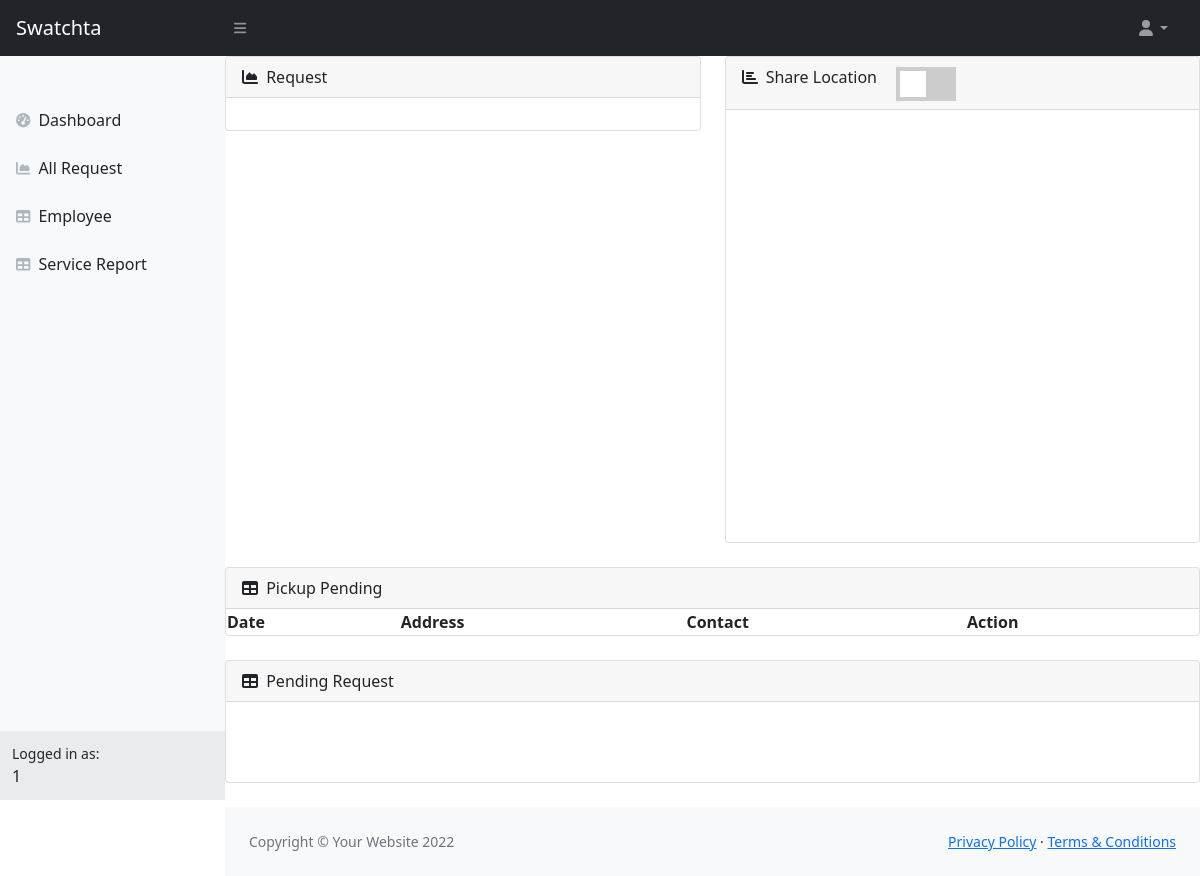
The page /employee.php (signed in) on the database as committed earlier.
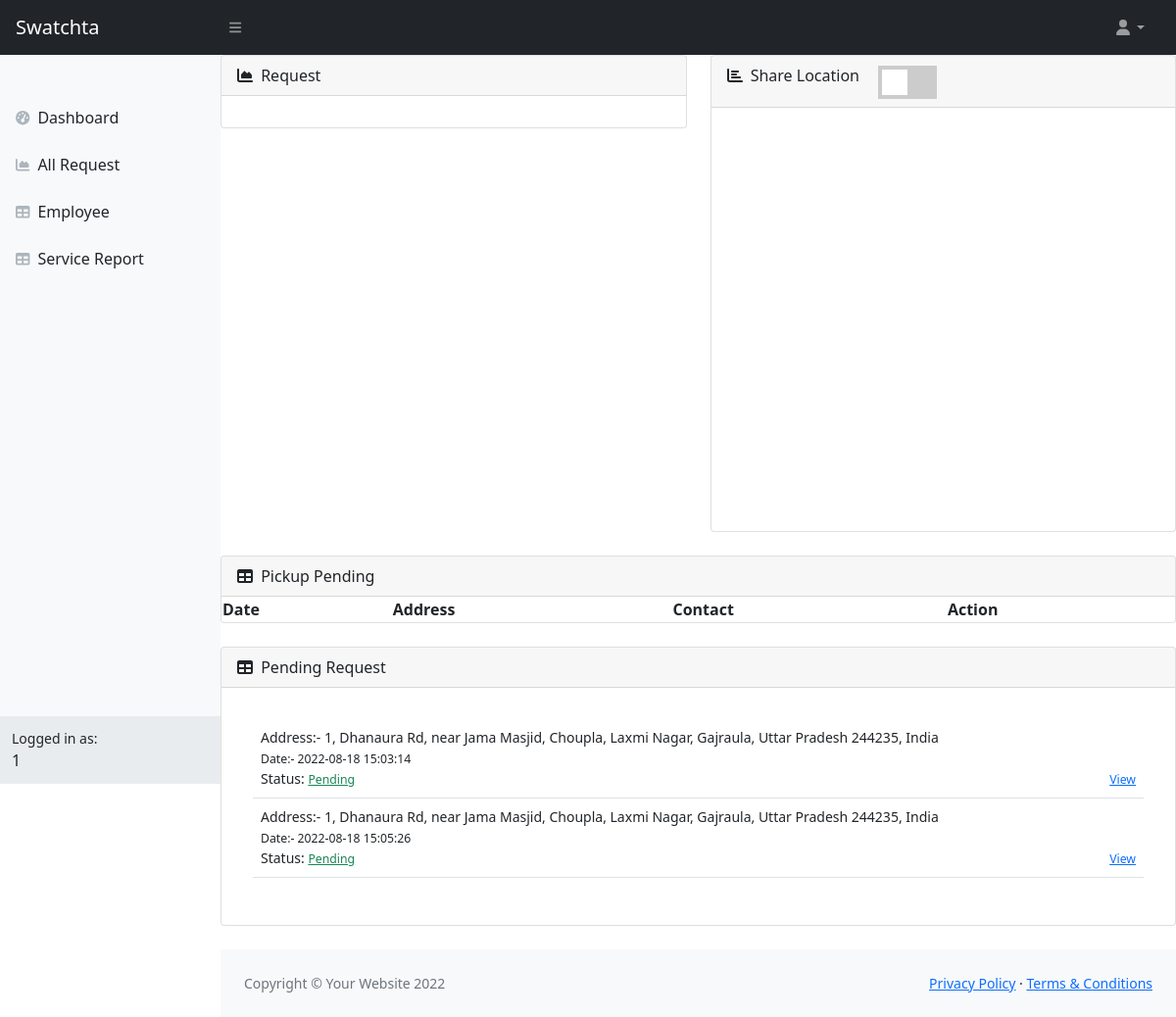
The same page on the database as committed later.
### tables this page shows
CREATE TABLE `service` (
  `id` int(255) NOT NULL,
  `address` varchar(255) DEFAULT NULL,
  `latt` varchar(255) DEFAULT NULL,
  `lon` varchar(255) DEFAULT NULL,
  `image` varchar(255) DEFAULT NULL,
  `allocated_to` int(11) DEFAULT NULL,
  `status` int(11) DEFAULT NULL COMMENT '-1 close 0withdw 1 new  2allocate 3accpt 4complete ',
  `citizen_id` int(11) DEFAULT NULL,
  `remark` varchar(255) DEFAULT NULL,
  `description` varchar(255) DEFAULT NULL,
  `contact` int(255) DEFAULT NULL,
  `date` timestamp NOT NULL DEFAULT current_timestamp()
);

### employee.php (the view, shortened to what this page needs)
<?php require_once('header.php') ?>
<div id="layoutSidenav_content">
    <main>
        <div class="row">
            <div class="col-xl-6">
                <div class="card mb-4">
                    <div class="card-header">
                        <i class="fas fa-chart-area me-1"></i>
                        Request
                    </div>
                    <div class="card-body">
                    </div>
                </div>
            </div>
            <div class="col-xl-6">
                <div class="card mb-4">
                    <div class="card-header">
                        <i class="fas fa-chart-bar me-1"></i>
                        Share Location <small> &nbsp &nbsp <label class="switch">
                                <span class="slider"></span>
                            </label></small>
                    </div>
                    <div class="card-body">
                        <div id="myMap" >
                        </div>
                    </div>
                </div>
            </div>
        </div>
        <div class="card mb-4">
            <div class="card-header">
                <i class="fas fa-table me-1"></i>
                 Pickup Pending
            </div>
            <table id="datatablesSimple">
                        <thead>
                            <tr>
                                <th>Date</th>
                                <th>Address</th>
                                <th>Contact</th>
                                <th>Action</th>
                            </tr>
                        </thead>
                    </table>
        </div>
        <div class="card mb-4">
            <div class="card-header">
                <i class="fas fa-table me-1"></i>
                Pending Request
            </div>
            <div class="card-body">
                <div class="card-body">
                    <table class="table table-responsive">
                        <?php
                        $id = $_SESSION["login_user"]["id"];
                        $sql1 = "Select * from service where allocated_to=$id and status=2 ";
                        if (!$result = mysqli_query($conn, $sql1)) {
                            echo mysqli_errno($conn);
                        } else {
                            while ($res = mysqli_fetch_assoc($result)) {
                        ?>
                                <tr>
                                    <td>
                                        Address:- <?php echo $res["address"]; ?>
                                        <br>
                                        <small>Date:- <?php echo $res["date"]; ?></small><br>
                                        Status:
                                        <?php if ($res["status"] == 0) { ?>
                                            <small>
                                                <a class="text-danger">Close </a>
                                            </small>
                                        <?php } else if ($res["status"] == 2) { ?>
                                            <small>
                                                <a class="text-success">Pending </a>
                                            </small>
                                        <?php } ?>
                                        <div style="float:right;">
                                            <small>
                                                <a href="EmpAction.php?id=<?php echo $res['id'] ?>">View </a>
                                            </small>
                                        </div>
                                    </td>
                                </tr>
                        <?php }
                        } ?>
                    </table>
                </div>
            </div>
        </div>
    </main>
    <?php require_once('footer.php') ?>
</div>
</body>
</html>

### header.php (shortened to what this page needs)
<?php
$user = $_SESSION["login_user"];
?>
<!DOCTYPE html>
<html lang="en">
<head>
    <link href="css/styles.css" rel="stylesheet" />
    <link rel="stylesheet" href="sweetalert2.min.css">
</head>
<body class="sb-nav-fixed">
    <nav class="sb-topnav navbar navbar-expand navbar-dark bg-dark">
        <a class="navbar-brand ps-3" href="index.html">Swatchta</a>
        <button class="btn btn-link btn-sm order-1 order-lg-0 me-4 me-lg-0" id="sidebarToggle" href="#!"><i class="fas fa-bars"></i></button>
        <ul class="navbar-nav ms-auto ms-md-0 me-3 me-lg-4">
            <li class="nav-item dropdown">
                <a class="nav-link dropdown-toggle" id="navbarDropdown" href="#" role="button" data-bs-toggle="dropdown" aria-expanded="false"><i class="fas fa-user fa-fw"></i></a>
            </li>
        </ul>
    </nav>
    <div id="layoutSidenav">
        <div id="layoutSidenav_nav">
            <nav class="sb-sidenav accordion sb-sidenav-light" id="sidenavAccordion">
                <div class="sb-sidenav-menu">
                    <div class="nav">
                        <div class="sb-sidenav-menu-heading"></div>
                        <a class="nav-link" href="Employeee.php">
                            <div class="sb-nav-link-icon"><i class="fas fa-tachometer-alt"></i></div>
                            Dashboard
                        </a>
                        <a class="nav-link" href="users.php">
                            <div class="sb-nav-link-icon"><i class="fas fa-chart-area"></i></div>
                            All Request
                        </a>
                        <a class="nav-link" href="employee.php">
                            <div class="sb-nav-link-icon"><i class="fas fa-table"></i></div>
                            Employee
                        </a>
                        <a class="nav-link" href="tables.html">
                            <div class="sb-nav-link-icon"><i class="fas fa-table"></i></div>
                            Service Report
                        </a>
                    </div>
                </div>
                <div class="sb-sidenav-footer">
                    <div class="small">Logged in as:</div>
                    <?php echo $user["name"] ?>
                </div>
            </nav>
        </div>
</body>
</html>

### footer.php
<footer class="py-4 bg-light mt-auto">
                    <div class="container-fluid px-4">
                        <div class="d-flex align-items-center justify-content-between small">
                            <div class="text-muted">Copyright &copy; Your Website 2022</div>
                            <div>
                                <a href="#">Privacy Policy</a>
                                &middot;
                                <a href="#">Terms &amp; Conditions</a>
                            </div>
                        </div>
                    </div>
                </footer>

### employee.php (style rules this page uses)
.switch { position: relative; display: inline-block; width: 60px; height: 34px; }
.slider { position: absolute; cursor: pointer; top: 0; left: 0; right: 0; bottom: 0; background-color: #ccc; -webkit-transition: .4s; transition: .4s; }
.slider:before { position: absolute; content: ""; height: 26px; width: 26px; left: 4px; bottom: 4px; background-color: white; -webkit-transition: .4s; transition: .4s; }
#myMap { width:100%; height:400px; }

Rows that differ between the two databases and show on the page:
added service: address "1, Dhanaura Rd, near Jama Masjid, Choupla, Laxmi Nagar, Gajraula, Uttar Pradesh 244235, India", date "2022-08-18 15:03:14", status "Pending"
added service: address "1, Dhanaura Rd, near Jama Masjid, Choupla, Laxmi Nagar, Gajraula, Uttar Pradesh 244235, India", date "2022-08-18 15:05:26", status "Pending"
